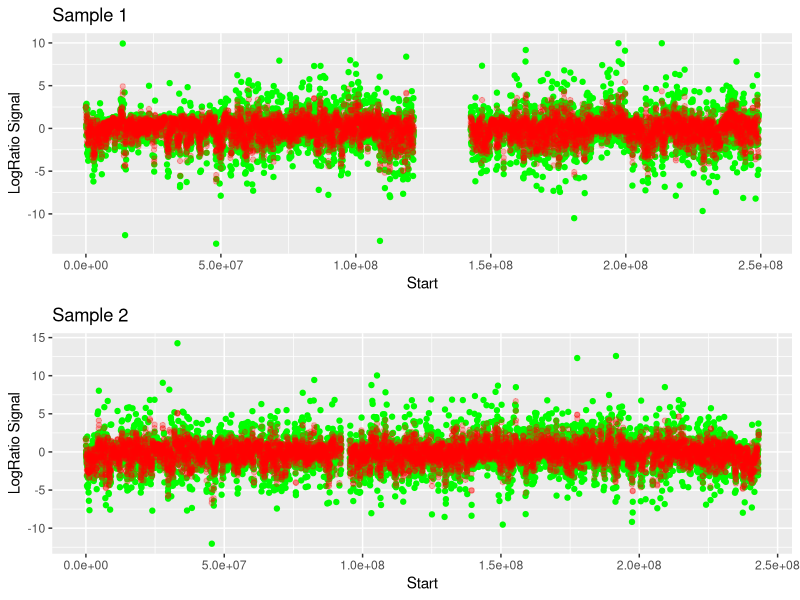

This chart was generated by the following R code:
# Libraries
library(dplyr)     # Data Manipulation
library(zoo)       # Time Series
library(ggplot2)   # Visualising Data
library(gridExtra) # Visulaising multiple plots at a time

# Taking in Input
testdf <- read.table("./SCONES_test.tsv",sep="\t",header=TRUE)

# 2 Different samples seperated by chr attribute
sample1 <- testdf %>% filter(chr==1) %>% select(-1)
sample2 <- testdf %>% filter(chr==2) %>% select(-1)

# Data cleaning (Outlier Removal)
sample1 <- sample1 %>% filter(is.finite(testSample1),is.finite(testSample2))
sample2 <- sample2 %>% filter(is.finite(testSample1),is.finite(testSample2))

# Creating ratios
sample1 <- sample1 %>% mutate(Ratio=testSample2/testSample1)
sample2 <- sample2 %>% mutate(Ratio=testSample2/testSample1)

# Since Most of them generated Negative Values in Ratio considering absolute values for log2()
sample1 <- sample1 %>% mutate(logRatio=log2(abs(Ratio)))
sample2 <- sample2 %>% mutate(logRatio=log2(abs(Ratio)))

# Considering it as a time series (Since start and end was given)
ts1 <- zoo(sample1$logRatio,sample1$start)
ts2 <- zoo(sample2$logRatio,sample2$start)

## Noise Reduction Using Simple Moving Average

# Choosen '3' After some Trial and Errors
ts1_filtered <- rollmean(ts1,3) 
ts2_filtered <- rollmean(ts2,3)

# For the missing values (taking dates from ts1) 
empty <- zoo(,index(ts1))
ts1_filtered <-merge(ts1_filtered,empty,all = TRUE )
empty <- zoo(,index(ts2))
ts2_filtered <- merge(ts2_filtered,empty,all = TRUE )

# Filling them with most recent data Except the first one which does'nt have recent one
ts1_filtered <- na.locf(ts1_filtered,na.rm = F)
ts2_filtered <- na.locf(ts2_filtered,na.rm = F)
ts1_filtered["0"] <- coredata(ts1["0"])
ts2_filtered["0"] <- coredata(ts2["0"])

## Plotting Them together for difference

# Merging them together into dataframes for easing visualisation
sample1_final <- NULL
sample1_final$start <- index(ts1)
sample1_final <- as.data.frame(sample1_final)
sample1_final$logRatio <- coredata(ts1_filtered)

sample2_final <- NULL
sample2_final$start <- index(ts2)
sample2_final <- as.data.frame(sample2_final)
sample2_final$logRatio <- coredata(ts2_filtered)

# Plotting Them
plot1 <- ggplot() +
         geom_point(data=sample1,aes(x=start,y=logRatio),colour="green") +
         geom_point(data=sample1_final,aes(x=start,y=logRatio),colour="red",alpha=0.28)+xlab("Start")+ylab("LogRatio Signal")+ggtitle("Sample 1")

plot2 <- ggplot() +
  geom_point(data=sample2,aes(x=start,y=logRatio),colour="green") +
  geom_point(data=sample2_final,aes(x=start,y=logRatio),colour="red",alpha=0.28)+xlab("Start")+ylab("LogRatio Signal")+ggtitle("Sample 2")

grid.arrange(plot1,plot2) # plots them together

# Saving the filtered Data
write.csv(file="Sample1_filtered.csv",sample1_final,row.names = FALSE)
write.csv(file="Sample2_filtered.csv",sample2_final,row.names = FALSE)
